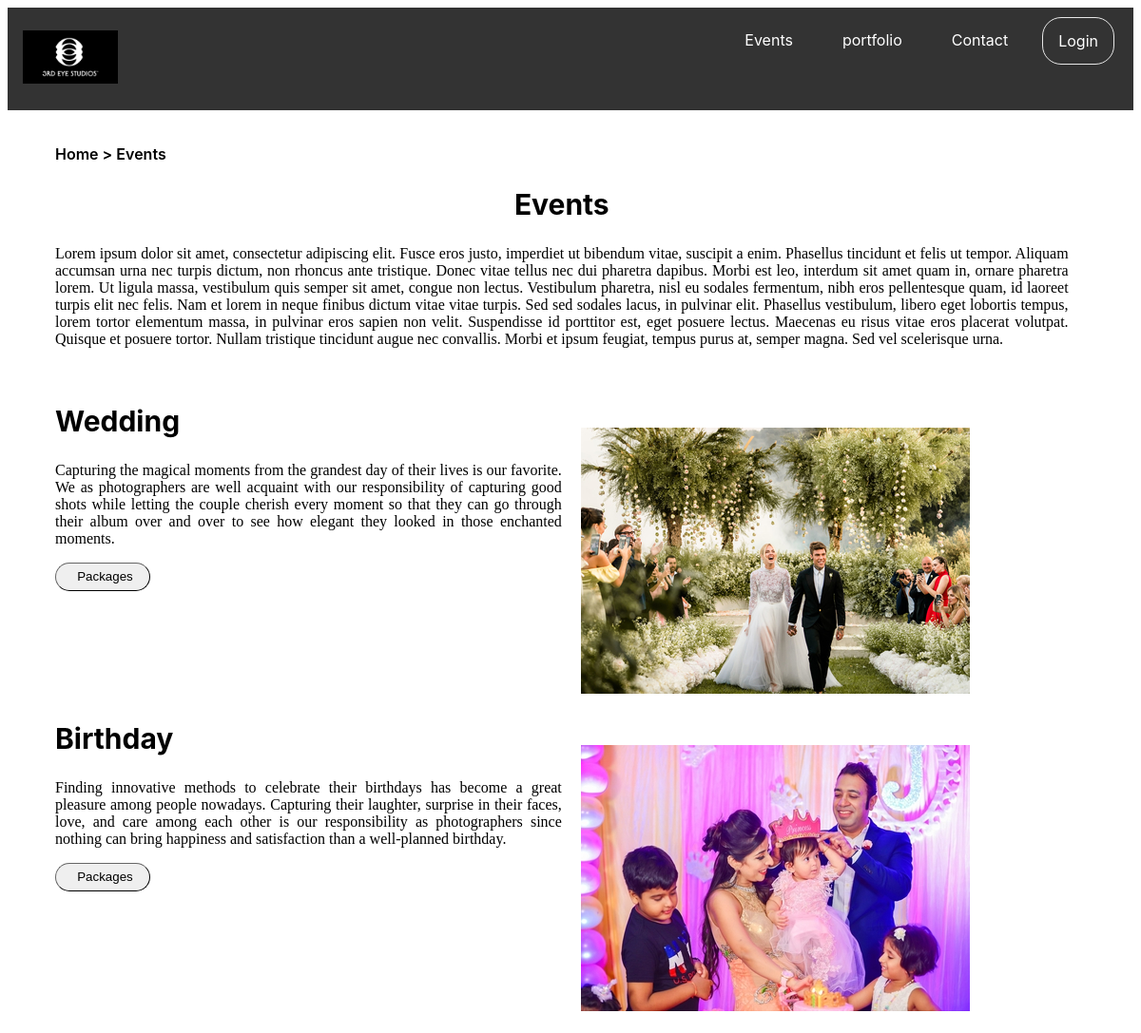
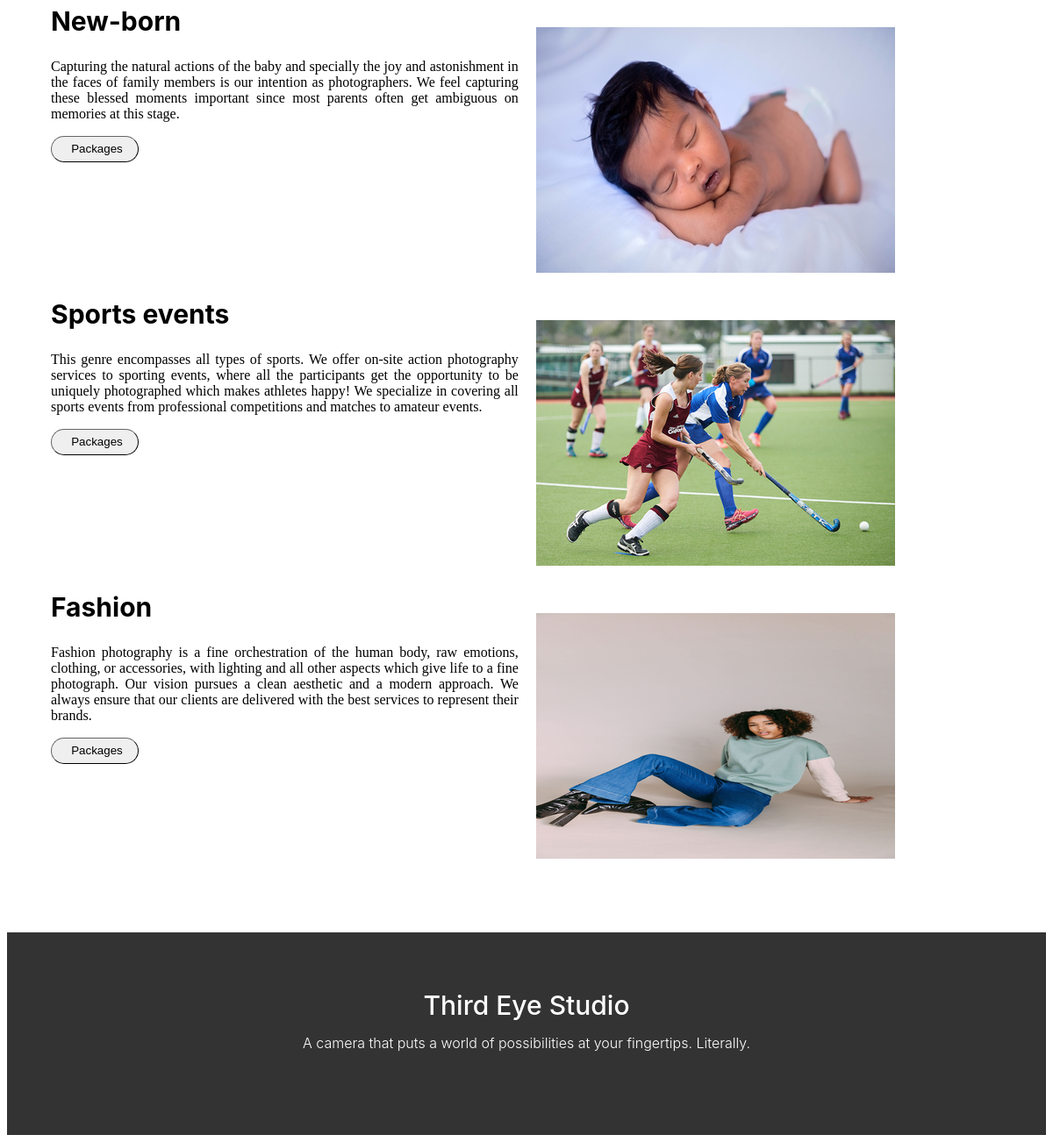
The page /event_page.php on the database its author committed (2 pictures, top to bottom).
### tables this page shows
create table Event_tb(
	EventID int(3) not null  auto_increment,
	Event_type varchar(20),
	Description varchar(500),
	constraint event_pk primary key(EventID)
);

### src/event_page.php (the view, shortened to what this page needs)
<!DOCTYPE html>
<html>
<head>
    <link rel="stylesheet" href="css/main.css">
    <link rel="stylesheet" href="css/footer.css">
    <link rel="stylesheet" href="css/font-awesome.min.css">
</head>
<body>
    <header>
    <div class="navbar">
            <ul class="navbarul">
                <li class="navbarli-left"><a class="navbarlia" href="index.php"><img src="img/logoheader-demo.png" width="100px" ></a></li>
                <?php session_start();
					if(isset($_SESSION['username'], $_SESSION['role'])){
                        echo "<li class='navbarli-right'><a class='navbarlia , iogbtnnavbar' href='login_page.php?logout=yes'>Logout</a></li>";
                        switch ($_SESSION['role']) {
                            case "admin":
                                echo "<li class='navbarli-right'><a class='navbarlia' href='admin_profile_page.php'>Profile</a></li>";
                                break;
                            case "manager":
                                echo "<li class='navbarli-right'><a class='navbarlia' href='event_manager_profile_page.php'>Profile</a></li>";
                                break;
                            case "photographer":
                                echo "<li class='navbarli-right'><a class='navbarlia' href='photographer_profile_page.php'>Profile</a></li>";
                                break;
                            case "editor":
                                echo "<li class='navbarli-right'><a class='navbarlia' href='editor_profile_page.php'>Profile</a></li>";
                                break;
                            default:
                                echo "<li class='navbarli-right'><a class='navbarlia' href='client_profile_page.php'>Profile</a></li>";
                        }
					}else{
						echo "<li class='navbarli-right'><a class='navbarlia , iogbtnnavbar' href='login_page.php?'>Login</a></li>";
					}
				?>
                <li class="navbarli-right"><a class="navbarlia" href="contact.php">Contact</a></li>
                <li class="navbarli-right"><a class="navbarlia" href="portfolio_page.php">portfolio</a></li>
                <li class ="navbarli-right"><a class="navbarlia" href="event_page.php">Events</a></li>
              </ul>
        </div>
    </header>
    <div class="row">
        <div class="column">
            <div class="head-nav-item">
                <p>Home > Events</p>
            </div>
            <center>
                <h2 class="nav-header-text">Events</h2>
            </center>
            <p style="text-align: justify;">
                Lorem ipsum dolor sit amet, consectetur adipiscing elit. Fusce eros justo, imperdiet ut bibendum vitae, suscipit a enim. Phasellus tincidunt et felis ut tempor. Aliquam accumsan urna nec turpis dictum, non rhoncus ante tristique. Donec vitae tellus nec dui pharetra dapibus. Morbi est leo, interdum sit amet quam in, ornare pharetra lorem. Ut ligula massa, vestibulum quis semper sit amet, congue non lectus. Vestibulum pharetra, nisl eu sodales fermentum, nibh eros pellentesque quam, id laoreet turpis elit nec felis. Nam et lorem in neque finibus dictum vitae vitae turpis. Sed sed sodales lacus, in pulvinar elit. Phasellus vestibulum, libero eget lobortis tempus, lorem tortor elementum massa, in pulvinar eros sapien non velit. Suspendisse id porttitor est, eget posuere lectus. Maecenas eu risus vitae eros placerat volutpat. Quisque et posuere tortor. Nullam tristique tincidunt augue nec convallis. Morbi et ipsum feugiat, tempus purus at, semper magna. Sed vel scelerisque urna.
            </p><br>
			<?php
				require 'config.php';
				$sql = "select EventID, Event_type, Description from event_tb";
				$result = $con->query($sql);
				if($result->num_rows > 0){
					while($row = $result->fetch_assoc()){
						echo"
						<div class='row'>
							<div class='event-description-column'>
								<h2 class='nav-header-text'>" . $row["Event_type"] . "</h2>
								<p style='text-align: justify;'>
								" . $row["Description"] . "
								</p>
								<a href='package_page.php?eventid={$row["EventID"]}'><button class='column-nav-btn'>Packages</button></a>
							</div>
							<div class='event-description-column'>
								<img src='img/event/{$row["EventID"]}.jpg' style='margin-top: 50px; margin-left: 20px;'>
							</div>
						</div>
						";
					}
				}else{
					echo "no results";
				}
			?>
        </div>
    </div>
<footer>
        <h2 class="footer-text">Third Eye Studio</h2>
        <p class="footer-tagline">A camera that puts a world of possibilities at your fingertips. Literally.</p>
    </footer>
</body>
</html>

### src/css/main.css (style rules this page uses)
.navbar:after { content: ""; display: table; clear: both; }
.navbarul { list-style-type: none; margin: 0; padding: 0; overflow: hidden; background-color: #333; font-family: -apple-system, BlinkMacSystemFont, 'Segoe UI', Roboto, Oxygen, Ubuntu, Cantarell, 'Open Sans', 'Helvetica Neue', sans-serif; }
.navbarli-left { float: left; }
.navbarli-right { float: right; }
.navbarlia { display: block; color: white; text-align: center; padding: 14px 16px; text-decoration: none; margin-right: 20px; margin-top: 10px; margin-bottom: 10px; }
.iogbtnnavbar { border: 1px solid #e7e7e7; border-radius: 20px; }
* { box-sizing:border-box }
.row:after { content: ""; display: table; clear: both; }
.column { float:left; width: 90%; margin-top: 20px; margin-left: 50px; margin-bottom: 80px; margin-right: 50px; }
.head-nav-item { font-family: -apple-system, BlinkMacSystemFont, 'Segoe UI', Roboto, Oxygen, Ubuntu, Cantarell, 'Open Sans', 'Helvetica Neue', sans-serif; font-weight: 600; font-size: 16px; }
.nav-header-text { font-size: 30px; font-weight: bold; font-family: -apple-system, BlinkMacSystemFont, 'Segoe UI', Roboto, Oxygen, Ubuntu, Cantarell, 'Open Sans', 'Helvetica Neue', sans-serif; }
.event-description-column { float: left; width: 50%; }
.column-nav-btn { width: 100px; border-radius: 25px; border-color: #111; border-width: 1px; height: 30px; text-indent: 5px; margin-right: 10px; }

### src/css/footer.css (style rules this page uses)
footer { text-align: left; color: cornsilk; padding: 15px; background-color: #333; font-family: -apple-system, BlinkMacSystemFont, 'Segoe UI', Roboto, Oxygen, Ubuntu, Cantarell, 'Open Sans', 'Helvetica Neue', sans-serif; }
.footer-text { font-size: 30px; font-weight: 500; color: #fff; margin-top: 50px; text-align: center; }
.footer-tagline { font-size: 16px; font-weight: 300; text-align: center; color: #fff; margin-bottom: 80px; margin-top: -10px; }

### rows shown on the page
event_tb: Event_type "Wedding", Description "Capturing the magical moments from the grandest day of their lives is our favorite. We as photographers are well acquaint with our responsibility of capturing good shots while letting the couple cherish every moment so that they can go through their album over and over to see how elegant they looked in those enchanted moments.", shows a picture
event_tb: Event_type "Birthday", Description "Finding innovative methods to celebrate their birthdays has become a great pleasure among people nowadays. Capturing their laughter, surprise in their faces, love, and care among each other is our responsibility as photographers since nothing can bring happiness and satisfaction than a well-planned birthday.", shows a picture
event_tb: Event_type "New-born", Description "Capturing the natural actions of the baby and specially the joy and astonishment in the faces of family members is our intention as photographers. We feel capturing these blessed moments important since most parents often get ambiguous on memories at this stage.", shows a picture
event_tb: Event_type "Sports events", Description "This genre encompasses all types of sports. We offer on-site action photography services to sporting events, where all the participants get the opportunity to be uniquely photographed which makes athletes happy! We specialize in covering all sports events from professional competitions and matches to amateur events.", shows a picture
event_tb: Event_type "Fashion", Description "Fashion photography is a fine orchestration of the human body, raw emotions, clothing, or accessories, with lighting and all other aspects which give life to a fine photograph. Our vision pursues a clean aesthetic and a modern approach. We always ensure that our clients are delivered with the best services to represent their brands.", shows a picture
